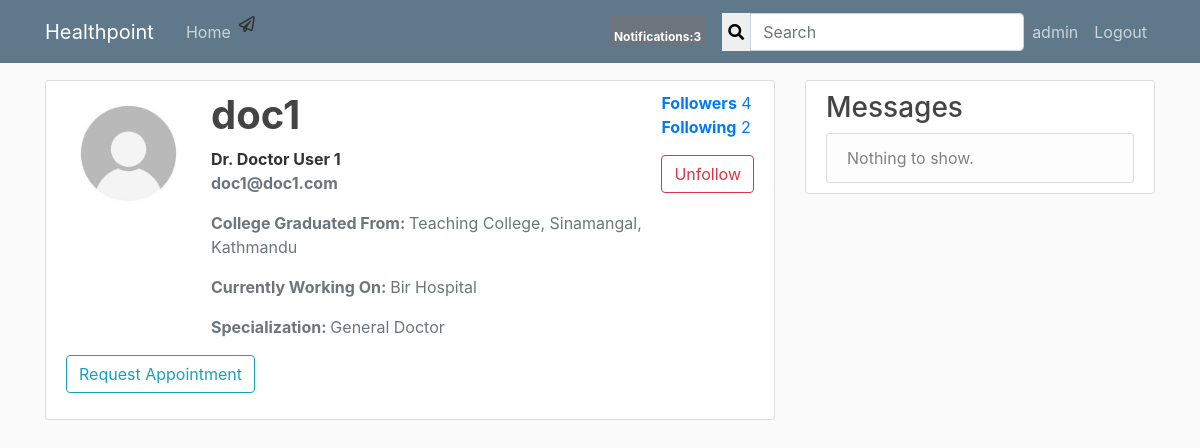
The app's page /account/user_profile/5/ (signed in) with its own data.
### account/models.py (models this page shows, shortened)
class User(AbstractBaseUser, PermissionsMixin):
	id = models.AutoField(primary_key = True)
	email = models.EmailField(max_length=200, unique=True)
	is_email_verified = models.BooleanField(default=False)
	user_name = models.CharField(max_length=20, unique=True)
	full_name = models.CharField(max_length=100)
	date_joined = models.DateTimeField(default=timezone.now, blank=True)
	is_staff = models.BooleanField(default=False)
	is_active = models.BooleanField(default=True)
	is_doctor = models.BooleanField(default=False)
	is_superuser = models.BooleanField(default=False)
	objects = AccountManager()
	USERNAME_FIELD = 'email'
	REQUIRED_FIELDS = ['user_name', 'full_name']
	def __str__(self):
		return self.user_name

class UserProfile(models.Model):
	user = models.OneToOneField(User, related_name='profile' ,on_delete=models.CASCADE, primary_key=True)
	address = models.CharField(max_length=200, null=True, blank=True)
	profile_pic = models.ImageField(default='default.jpg', upload_to='profile_pics', null=True, blank=True)
	date_of_birth = models.DateField(null=True, blank=True)
	phone = PhoneNumberField(blank=True, null=True, unique=True)
	followers = models.ManyToManyField(User, blank=True, related_name='followers')
	followings = models.ManyToManyField(User, blank=True, related_name='followings')

class Doctor(models.Model):
	user = models.OneToOneField(User, related_name='doctor' ,on_delete=models.CASCADE, primary_key=True)
	college_attended = models.CharField(max_length=200)
	college_address = models.CharField(max_length=200)
	date_graduated = models.DateField(null=True, blank=True)
	certificate_of_graduation = models.ImageField(upload_to='certificates')
	current_affiliation = models.CharField(max_length=200)
	specialization = models.CharField(max_length=100)
	work_phone = PhoneNumberField(blank=True, null=True, unique=True)

### account/views.py (the view)
# urls.py: path('user_profile/<int:pk>/', login_required(views.UserProfileView.as_view()), name='user_profile'),
class UserProfileView(View):
	def get(self, request, pk, *args, **kwargs):
		profile = UserProfile.objects.get(pk=pk)
		user = profile.user
		posts = Post.objects.filter(author=user).order_by('-date_posted')
		followers = profile.followers.all()
		followings = profile.followings.all()
		if len(followers) == 0:
			is_following = False
		for follower in followers:
			if follower == request.user:
				is_following = True
				break
			else:
				is_following = False
		number_of_followers = len(followers)
		number_of_followings = len(followings)
		context = {
		'user':user,
		'profile':profile,
		'posts':posts,
		'number_of_followers':number_of_followers,
		'number_of_followings':number_of_followings,
		'is_following':is_following,
		}
		return render(request, 'account/user_profile.html', context)

### healthpoint/templatetags/custom_tags.py (called while the page is built)
@register.inclusion_tag('healthpoint/show_notifications.html', takes_context=True)
def show_notifications(context):
	request_user = context['request'].user
	notifications = Notification.objects.filter(to_user=request_user).exclude(user_has_seen=True).order_by('-date')
	return {'notifications':notifications}

### account/templates/account/user_profile.html (shortened to what this page needs)
{% extends "healthpoint/base.html" %}
{% block content %}
    <div class="content-section">
      <div class="media">
        <img class="rounded-circle account-img" src="{{ user.profile.profile_pic.url }}">
        <div class="media-body">
          <h2 class="account-heading">
            <strong>{{ user.user_name }}</strong></h2>
          <strong>{% if user.is_doctor %}Dr. {{ user.full_name }}
              {% else %}{{ user.full_name }}
              {% endif %}
            </strong>
          <p class="text-secondary"><strong>{{ user.email }}</strong></p>
          <p class="text-secondary">
            {% if user.doctor.college_attended and user.doctor.college_address %}
            <strong>College Graduated From: </strong>{{ user.doctor.college_attended }}, {{ user.doctor.college_address }}
            {% endif %}
          </p>
            <p class="text-secondary">
            {% if user.doctor.current_affiliation %}
            <strong>Currently Working On: </strong>{{ user.doctor.current_affiliation }}
            {% endif %}
          </p>
          <p class="text-secondary">
            {% if user.doctor.specialization %}
            <strong>Specialization: </strong>{{ user.doctor.specialization }}
            {% endif %}
          </p>
        </div>
        <div class="mb-3">
          <p class="text-secondary">
            <a href="{% url 'list-followers' profile.pk %}"><strong>Followers</strong> {{ number_of_followers }}</a><br>
            <a href="{% url 'list-followings' profile.pk %}"><strong>Following</strong> {{ number_of_followings }}</a>
          </p>
          {% if user == request.user %}
          {% else %}
            {% if is_following %}
            <form method="POST" action="{% url 'remove-follower' profile.pk %}">
              <button class="btn btn-outline-danger" type="submit">Unfollow</button>
            </form>
            {% else %}
            <form method="POST" action="{% url 'add-follower' profile.pk %}">
              {% csrf_token %}
              <button class="btn btn-outline-success" type="submit">Follow</button>
            </form>
            {% endif %}
          {% endif %}
        </div>
      </div>
      <div class="mb-3">
          {% if user.is_doctor %}
            {% if user == request.user %}
              <a class="btn btn-outline-info" href="{% url 'appointments-requested-to-me' user.pk %}">Appoinments Requested to me.</a>
            {% else %}
              <a class="btn btn-outline-info" href="{% url 'appointment' user.pk %}">Request Appointment</a>
            {% endif %}
          {% endif %}
      </div>
    </div>
{% endblock content %}

### healthpoint/templates/healthpoint/base.html (shortened to what this page needs)
{% load static %}
{% load custom_tags %}
<!DOCTYPE html>
<html lang="en">
<head>
	<link rel="stylesheet" href="https://use.fontawesome.com/releases/v5.8.2/css/all.css">
    <link rel="stylesheet" href="https://maxcdn.bootstrapcdn.com/bootstrap/4.0.0/css/bootstrap.min.css">
    <link rel="stylesheet" type="text/css" href="{% static 'healthpoint/main.css' %}">
    <link rel="stylesheet" href="{% static 'style.css' %}">
</head>
<body>
	<header class="site-header">
	  <nav class="navbar navbar-expand-md navbar-dark bg-steel fixed-top">
	    <div class="container">
	      <a class="navbar-brand mr-4" href="/">Healthpoint</a>
	      <div class="collapse navbar-collapse" id="navbarToggle">
	        <div class="navbar-nav mr-auto">
	          <a class="nav-item nav-link" href="{% url 'healthpoint-home' %}">Home</a>
	          <div class="nav-item" style="margin-right: 15px;">
		          <a class="ml-1000" style="color: #333; transition: 0.5s;" href="{% url 'inbox' %}"><i class="far fa-paper-plane"></i></a>
		        </div>
	        </div>
	        {% if user.is_authenticated %}
	        <div class="nav-item nav-link">
	        		{% show_notifications %}
	        </div>
	        {% endif %}
	        <form class="d-flex" method="GET" action="{% url 'search' %}">
        <div class="input-group">
          <button style="border: none; box-shadow: none;" type="submit"><i class="fas fa-search"></i></button>
          <input type="text" class="form-control" placeholder="Search" aria-label="Search" aria-describedby="basic-addon1" name="query" value="{{ request.GET.query }}">
        </div>
      </form>
	        <div class="navbar-nav">
	        	{% if user.is_authenticated %}
		        	<a class="nav-item nav-link" href="{% url 'user_profile' request.user.pk %}">{{ request.user }}</a>
	        		<a class="nav-item nav-link" href="{% url 'logout' %}">Logout</a>
	        	{% else %}
	        		<a class="nav-item nav-link" href="{% url 'login' %}">Login</a>
					<a class="nav-item nav-link" href="{% url 'register' %}">Register</a>
		        {% endif %}
	        </div>
	      </div>
	    </div>
	  </nav>
	</header>
	<main role="main" class="container">
	  <div class="row">
	    <div class="col-md-8">
	      {% block content %}{% endblock %}
	    </div>
	    <div class="col-md-4">
	      <div class="content-section">
	        <h3>Messages</h3>
	          <ul class="list-group">
	            <li class="list-group-item list-group-item-light">
	            	{% if messages %}
	    				{% for message in messages %}
	    					<div class="alert alert-{{ message.tags }}">
	    						{{ message }}
	    					</div>
	    				{% endfor %}
	    			{% else %}
	    				Nothing to show.
	    			{% endif %}</li>
	          </ul>
	      </div>
	    </div>
	  </div>
	</main>
</body>
</html>

### healthpoint/static/healthpoint/main.css (style rules this page uses)
body { background: #fafafa; color: #333333; margin-top: 5rem; }
h1, h2, h3, h4, h5, h6 { color: #444444; }
ul { margin: 0; }
.bg-steel { background-color: #5f788a; }
.site-header .navbar-nav .nav-link { color: #cbd5db; }
.content-section { background: #ffffff; padding: 10px 20px; border: 1px solid #dddddd; border-radius: 3px; margin-bottom: 20px; }
.account-img { height: 125px; width: 125px; margin-right: 20px; margin-bottom: 16px; }
.account-heading { font-size: 2.5rem; }

### records on screen
User: user "admin"
User: profile.profile_pic (placeholder picture), user_name "doc1", full_name "Doctor User 1", email "doc1@doc1.com", doctor.college_attended "Teaching College", doctor.college_address "Sinamangal, Kathmandu", doctor.current_affiliation "Bir Hospital", doctor.specialization "General Doctor"

### other values on screen
{{ notifications.count }} "3"
{{ number_of_followers }} "4"
{{ number_of_followings }} "2"
